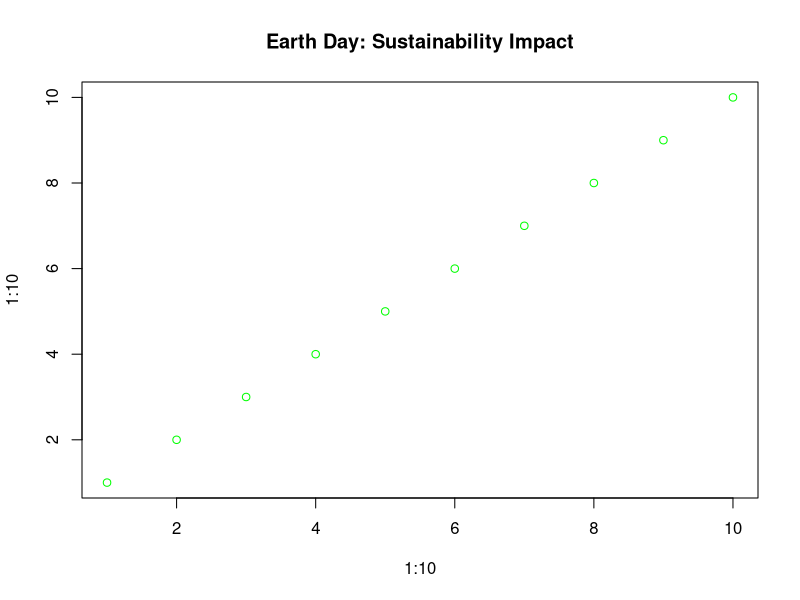

R code for this plot:
## ---- chunk 1
plot(1:10, 1:10, col = "green", main = "Earth Day: Sustainability Impact")
